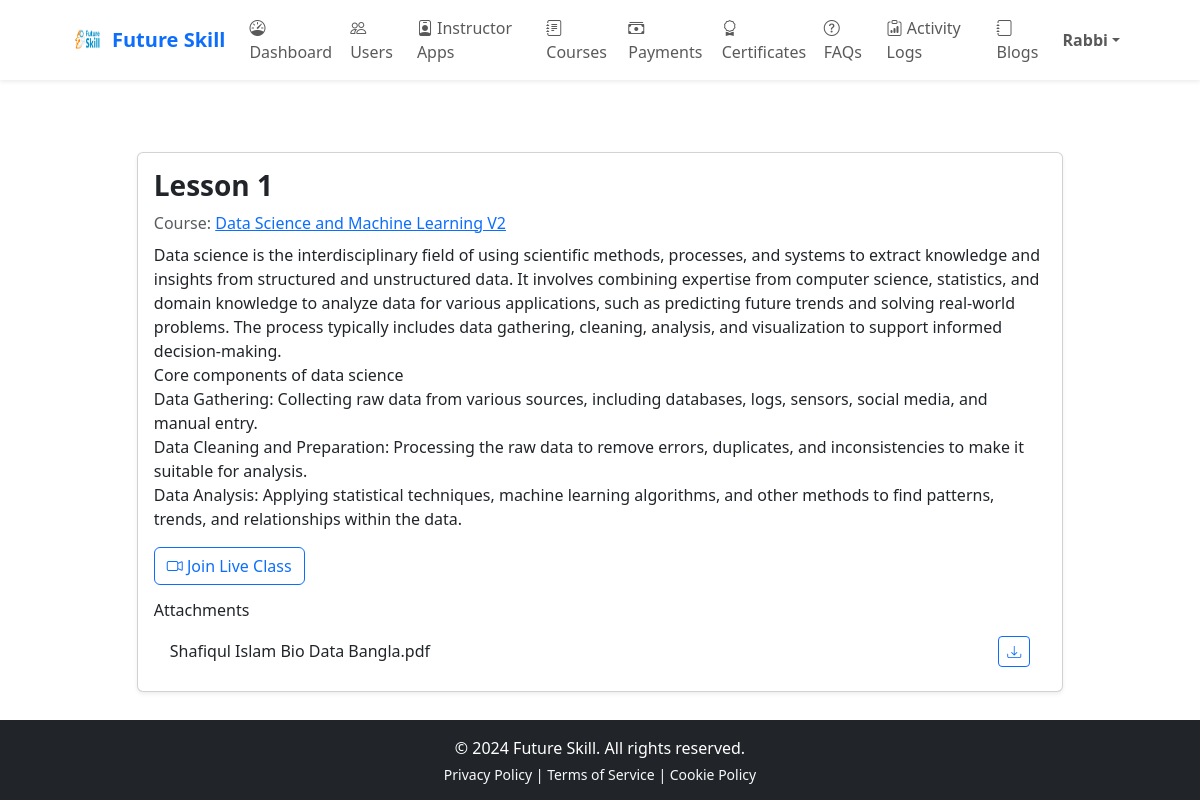
Screenshot of /courses/lessons/1/ (signed in) with the database file from the repository.
### apps/accounts/models.py (models this page shows, shortened)
class User(AbstractUser):
    STUDENT = "student"
    INSTRUCTOR = "instructor"
    ADMIN = "admin"
    LEARNER = "learner"
    ROLE_CHOICES = (
        (STUDENT, "Student"),
        (INSTRUCTOR, "Instructor"),
        (ADMIN, "Admin"),
    )
    role = models.CharField(
        max_length=20,
        choices=ROLE_CHOICES,
        default=STUDENT,
    )
    avatar = models.ImageField(upload_to="avatars/", null=True, blank=True)
    is_approved = models.BooleanField(default=False)

### apps/courses/models.py (models this page shows, shortened)
class Lesson(models.Model):
    TYPE_LIVE = "live"
    TYPE_LECTURE = "lecture"
    TYPE_ASSIGNMENT = "assignment"
    TYPE_QUIZ = "quiz"
    LESSON_TYPE_CHOICES = [
        (TYPE_LIVE, "Live class"),
        (TYPE_LECTURE, "Lecture"),
        (TYPE_ASSIGNMENT, "Assignment"),
        (TYPE_QUIZ, "Quiz"),
    ]
    section = models.ForeignKey('Section', on_delete=models.CASCADE, related_name='lessons')
    title = models.CharField(max_length=200)
    content = models.TextField(blank=True, null=True)
    video = models.FileField(upload_to='lessons/videos/', blank=True, null=True)
    attachment = models.FileField(upload_to='lessons/files/', blank=True, null=True)
    order = models.PositiveIntegerField(default=0)
    lesson_type = models.CharField(max_length=20, choices=LESSON_TYPE_CHOICES, default=TYPE_LECTURE)
    is_published = models.BooleanField(default=False)
    join_link = models.URLField(blank=True, null=True, help_text="Link to live session (Zoom, Meet, etc.)")
    scheduled_at = models.DateTimeField(null=True, blank=True, help_text="Scheduled date/time for live classes.")
    duration_minutes = models.PositiveIntegerField(null=True, blank=True)
    resource_links = models.TextField(blank=True, help_text="Optional external resource links (one per line).")
    is_completed = models.BooleanField(default=False, help_text="Marked completed by instructor/admin")
    is_preview = models.BooleanField(default=False, help_text="Allow non-enrolled users to preview this lesson")
    class Meta:
        ordering = ['order']

class Section(models.Model):
    course = models.ForeignKey('Course', related_name='sections', on_delete=models.CASCADE)
    title = models.CharField(max_length=200)
    description = models.TextField(blank=True, null=True)
    order = models.PositiveIntegerField(default=1)
    class Meta:
        unique_together = ('course', 'order')
        ordering = ['order']

class Course(models.Model):
    STATUS_DRAFT = "draft"
    STATUS_PENDING = "pending"
    STATUS_APPROVED = "approved"
    STATUS_REJECTED = "rejected"
    STATUS_PUBLISHED = "published"
    STATUS_ARCHIVED = "archived"
    STATUS_CHOICES = [
        (STATUS_DRAFT, "Draft"),
        (STATUS_PENDING, "Pending Approval"),
        (STATUS_APPROVED, "Approved"),
        (STATUS_REJECTED, "Rejected"),
        (STATUS_PUBLISHED, "Published"),
        (STATUS_ARCHIVED, "Archived"),
    ]
    LEVEL_BEGINNER = "beginner"
    LEVEL_INTERMEDIATE = "intermediate"
    LEVEL_ADVANCED = "advanced"
    LEVEL_CHOICES = [
        (LEVEL_BEGINNER, "Beginner"),
        (LEVEL_INTERMEDIATE, "Intermediate"),
        (LEVEL_ADVANCED, "Advanced"),
    ]
    title = models.CharField(max_length=255)
    slug = models.SlugField(unique=True, blank=True)
    short_description = models.CharField(max_length=300, blank=True)
    description = models.TextField(blank=True)  # full description
    language = models.CharField(max_length=50, default="en")
    level = models.CharField(max_length=20, choices=LEVEL_CHOICES, default=LEVEL_BEGINNER)
    instructor = models.ForeignKey(
        settings.AUTH_USER_MODEL, on_delete=models.CASCADE, related_name='courses'
    )
    category = models.ForeignKey(Category, on_delete=models.SET_NULL, null=True, blank=True)
    price = models.DecimalField(max_digits=10, decimal_places=2, default=0)
    discount_price = models.DecimalField(max_digits=10, decimal_places=2, null=True, blank=True)
    status = models.CharField(max_length=20, choices=STATUS_CHOICES, default=STATUS_DRAFT)
    status_note = models.TextField(blank=True, help_text="Optional notes for approval/rejection.")
    approved_at = models.DateTimeField(null=True, blank=True)
    approved_by = models.ForeignKey(
        settings.AUTH_USER_MODEL,
        on_delete=models.SET_NULL,
        null=True,
        blank=True,
        related_name="approved_courses",
    )
    published_at = models.DateTimeField(null=True, blank=True)
    thumbnail = models.ImageField(upload_to="course_thumbnails/", blank=True, null=True)
    created_at = models.DateTimeField(auto_now_add=True)
    updated_at = models.DateTimeField(auto_now=True)

class LessonAttachment(models.Model):
    lesson = models.ForeignKey('Lesson', on_delete=models.CASCADE, related_name='attachments')
    file = models.FileField(upload_to='lessons/files/')
    title = models.CharField(max_length=255, blank=True, null=True)
    uploaded_at = models.DateTimeField(auto_now_add=True)
    class Meta:
        ordering = ['uploaded_at']

### apps/courses/views.py (the view, shortened to what this page needs)
# urls.py: path("lessons/<int:lesson_id>/", views.lesson_detail, name="lesson_detail"),
def lesson_detail(request, lesson_id):
    lesson = get_object_or_404(Lesson, pk=lesson_id)
    course = lesson.section.course
    user = request.user
    is_authenticated = user.is_authenticated
    role = getattr(user, "role", None)
    is_admin_or_instructor = (
        is_authenticated
        and (role in ("admin", "instructor") or getattr(user, "is_staff", False))
    )
    enrolled = False
    enrollment = None
    if is_authenticated:
        enrollment = Enrollment.objects.filter(
            user=user,
            course=course,
        ).first()
        enrolled = enrollment is not None
    can_view_full = (
        is_admin_or_instructor
        or enrolled
        or getattr(lesson, "is_preview", False)
    )
    if not can_view_full:
        return HttpResponseForbidden("You must be enrolled to view this lesson.")
    can_view_attachments = is_admin_or_instructor or enrolled
    lesson_completed = False
    context = {
        "lesson": lesson,
        "course": course,
        "can_view_full": can_view_full,
        "can_view_attachments": can_view_attachments,
        "lesson_completed": lesson_completed,
        "is_admin_or_instructor": is_admin_or_instructor,
        "enrolled": enrolled,
    }
    return render(request, "courses/lesson_detail.html", context)

### apps/core/context_processors.py (called while the page is built, shortened)
def user_role_context(request):
    user = getattr(request, "user", None)
    role = getattr(user, "role", None)
    is_student = role in ("student", "learner")
    is_instructor = role == "instructor"
    is_admin = role == "admin" or getattr(user, "is_staff", False)
    return {
        "user_role": role,
        "is_student_user": is_student,
        "is_instructor_user": is_instructor,
        "is_admin_user": is_admin,
    }

### templates/courses/lesson_detail.html (shortened to what this page needs)
{% extends "base.html" %}
{% load static %}
{% block content %}
<div class="container mt-5">
  <div class="card shadow-sm">
    <div class="card-body">
      <h3 class="fw-bold">{{ lesson.title }}</h3>
      <p class="text-muted mb-2">Course: <a href="{% url 'courses:course_detail' lesson.section.course.id %}">{{ lesson.section.course.title }}</a></p>
      {% if can_view_full %}
        <div class="mb-3">
          {% if lesson.content %}
            <div class="lesson-content">{{ lesson.content|linebreaks }}</div>
          {% else %}
            <p class="text-muted">No content for this lesson.</p>
          {% endif %}
        </div>
        {% if lesson.join_link %}
          <p>
            <a href="{{ lesson.join_link }}" target="_blank" class="btn btn-outline-primary">
              <i class="bi bi-camera-video"></i> Join Live Class
            </a>
          </p>
        {% endif %}
        <h6 class="mt-3">Attachments</h6>
        {% if lesson.attachments.all %}
          <ul class="list-group list-group-flush mt-2">
            {% for att in lesson.attachments.all %}
              <li class="list-group-item d-flex justify-content-between align-items-center">
                <span>{{ att.title|default:att.file.name }}</span>
                {% if can_view_attachments %}
                  <a href="{{ att.file.url }}" class="btn btn-sm btn-outline-primary" download><i class="bi bi-download"></i></a>
                {% else %}
                  <span class="badge bg-secondary">Locked (enroll to download)</span>
                {% endif %}
              </li>
            {% endfor %}
          </ul>
        {% else %}
          <p class="text-muted">No attachments.</p>
        {% endif %}
      {% endif %}
    </div>
  </div>
</div>
{% endblock %}

### templates/partials/header_admin.html (shortened to what this page needs)
{% load static %}
<nav class="navbar navbar-expand-lg navbar-light bg-white shadow-sm sticky-top">
  <div class="container">
    <a class="navbar-brand d-flex align-items-center fw-bold" href="{% url 'admin_tools:dashboard' %}">
      <img src="{% static 'images/logo.png' %}" width="32" height="32" class="me-2" alt="Future Skill">
      <span class="text-primary">Future Skill</span>
    </a>
    <div class="collapse navbar-collapse" id="adminTopNav">
      <ul class="navbar-nav me-auto">
        <li class="nav-item"><a class="nav-link" href="{% url 'admin_tools:dashboard' %}"><i class="bi bi-speedometer"></i> Dashboard</a></li>
        <li class="nav-item"><a class="nav-link" href="{% url 'admin_tools:user_management_list' %}"><i class="bi bi-people"></i> Users</a></li>
        <li class="nav-item"><a class="nav-link" href="{% url 'admin_tools:instructor_applications' %}"><i class="bi bi-person-badge"></i> Instructor Apps</a></li>
        <li class="nav-item"><a class="nav-link" href="{% url 'admin_tools:admin_course_list' %}"><i class="bi bi-journal-text"></i> Courses</a></li>
        <li class="nav-item"><a class="nav-link" href="{% url 'payments:admin_payments' %}"><i class="bi bi-cash-stack"></i> Payments</a></li>
        <li class="nav-item"><a class="nav-link" href="{% url 'admin_tools:certificate_list' %}"><i class="bi bi-award"></i> Certificates</a></li>
        <li class="nav-item"><a class="nav-link" href="{% url 'admin_tools:faq_manage' %}"><i class="bi bi-question-circle"></i> FAQs</a></li>
        <li class="nav-item"><a class="nav-link" href="{% url 'admin_tools:admin_logs' %}"><i class="bi bi-clipboard-data"></i> Activity Logs</a></li>
        <li class="nav-item"><a class="nav-link" href="{% url 'admin_tools:blog_admin_list' %}"><i class="bi bi-journal"></i> Blogs</a></li>
      </ul>
      <ul class="navbar-nav ms-auto align-items-center">
        <li class="nav-item dropdown">
          <a class="nav-link dropdown-toggle fw-semibold" href="#" data-bs-toggle="dropdown">{{ request.user.get_full_name|default:request.user.username }}</a>
        </li>
      </ul>
    </div>
  </div>
</nav>

### templates/base.html (style rules this page uses)
.container, .container-fluid { max-width: 90% !important; margin-left: auto; margin-right: auto; }

### rows the page displays
User: user.get_full_name "Rabbi"
Lesson: title "Lesson 1", section.course "Data Science and Machine Learning V2", content "Data science is the interdisciplinary field of using scientific methods, processes, and systems to extract knowledge and insights from structured and unstructured data. It involves combining expertise from computer science, statistics, and domain knowledge to analyze data for various applications, such as predicting future trends and solving real-world problems. The process typically includes data gathering, cleaning, analysis, and visualization to support informed decision-making. Core components of data science Data Gathering: Collecting raw data from various sources, including databases, logs, sensors, social media, and manual entry. Data Cleaning and Preparation: Processing the raw data…"
LessonAttachment: title "Shafiqul Islam Bio Data Bangla.pdf"

### other values shown
{{ now.year|default:"2024" }} "2024"
